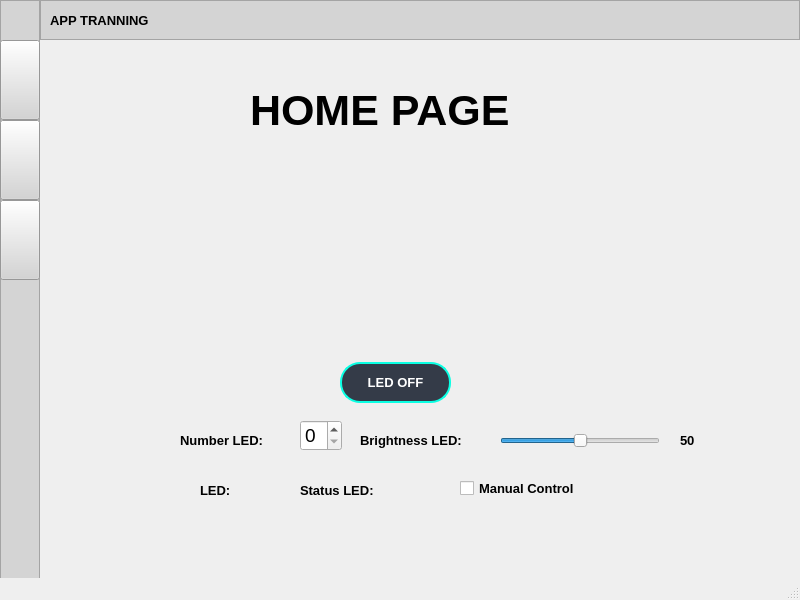
<?xml version="1.0" encoding="UTF-8"?>
<ui version="4.0">
 <class>MainWindow</class>
 <widget class="QMainWindow" name="MainWindow">
  <property name="geometry">
   <rect>
    <x>0</x>
    <y>0</y>
    <width>800</width>
    <height>600</height>
   </rect>
  </property>
  <property name="windowTitle">
   <string>MainWindow</string>
  </property>
  <property name="animated">
   <bool>true</bool>
  </property>
  <widget class="QWidget" name="centralwidget">
   <widget class="QStackedWidget" name="widget_main">
    <property name="geometry">
     <rect>
      <x>40</x>
      <y>40</y>
      <width>760</width>
      <height>560</height>
     </rect>
    </property>
    <property name="currentIndex">
     <number>0</number>
    </property>
    <widget class="QWidget" name="page_Home">
     <widget class="QPushButton" name="btn_led">
      <property name="geometry">
       <rect>
        <x>300</x>
        <y>322</y>
        <width>111</width>
        <height>41</height>
       </rect>
      </property>
      <property name="font">
       <font>
        <family>Arial</family>
        <pointsize>10</pointsize>
        <weight>75</weight>
        <bold>true</bold>
       </font>
      </property>
      <property name="styleSheet">
       <string notr="true">QPushButton {
	color: rgb(255, 255, 255);
    border: 2px solid  rgb(11, 255, 227);
    border-radius: 20px;
    background-color: rgb(52, 59, 72);
}
QPushButton:hover {
	color: rgb(255, 255, 255);
	background-color: rgb(161, 161, 161);
    border: 2px solid rgb(109, 182, 168);
    border-radius: 20px; 

}
QPushButton:pressed { 
	color: rgb(255, 255, 255);
    background-color: rgb(35, 40, 49); 
    border: 2px solid rgb(43, 50, 61);

}</string>
      </property>
      <property name="text">
       <string>LED OFF</string>
      </property>
      <property name="icon">
       <iconset resource="icon_ui.qrc">
        <normaloff>:/icon/icon/icons8-off.png</normaloff>:/icon/icon/icons8-off.png</iconset>
      </property>
      <property name="iconSize">
       <size>
        <width>32</width>
        <height>32</height>
       </size>
      </property>
     </widget>
     <widget class="QLabel" name="label">
      <property name="geometry">
       <rect>
        <x>210</x>
        <y>40</y>
        <width>400</width>
        <height>61</height>
       </rect>
      </property>
      <property name="font">
       <font>
        <family>Arial</family>
        <pointsize>32</pointsize>
        <weight>75</weight>
        <italic>false</italic>
        <bold>true</bold>
       </font>
      </property>
      <property name="text">
       <string>HOME PAGE</string>
      </property>
     </widget>
     <widget class="QSpinBox" name="spin_numLED">
      <property name="geometry">
       <rect>
        <x>260</x>
        <y>380</y>
        <width>42</width>
        <height>31</height>
       </rect>
      </property>
      <property name="font">
       <font>
        <pointsize>14</pointsize>
       </font>
      </property>
     </widget>
     <widget class="QSlider" name="slider_brightness">
      <property name="geometry">
       <rect>
        <x>460</x>
        <y>390</y>
        <width>160</width>
        <height>22</height>
       </rect>
      </property>
      <property name="value">
       <number>50</number>
      </property>
      <property name="orientation">
       <enum>Qt::Horizontal</enum>
      </property>
     </widget>
     <widget class="QLabel" name="label_2">
      <property name="geometry">
       <rect>
        <x>140</x>
        <y>390</y>
        <width>101</width>
        <height>20</height>
       </rect>
      </property>
      <property name="font">
       <font>
        <family>Arial</family>
        <pointsize>10</pointsize>
        <weight>75</weight>
        <bold>true</bold>
       </font>
      </property>
      <property name="text">
       <string>Number LED:</string>
      </property>
     </widget>
     <widget class="QLabel" name="label_3">
      <property name="geometry">
       <rect>
        <x>320</x>
        <y>390</y>
        <width>141</width>
        <height>20</height>
       </rect>
      </property>
      <property name="font">
       <font>
        <family>Arial</family>
        <pointsize>10</pointsize>
        <weight>75</weight>
        <bold>true</bold>
       </font>
      </property>
      <property name="text">
       <string>Brightness LED:</string>
      </property>
     </widget>
     <widget class="QLabel" name="lb_LED">
      <property name="geometry">
       <rect>
        <x>300</x>
        <y>110</y>
        <width>100</width>
        <height>180</height>
       </rect>
      </property>
      <property name="text">
       <string/>
      </property>
      <property name="pixmap">
       <pixmap resource="icon_ui.qrc">:/icon/icon/led_off.png</pixmap>
      </property>
      <property name="scaledContents">
       <bool>true</bool>
      </property>
     </widget>
     <widget class="QLabel" name="label_5">
      <property name="geometry">
       <rect>
        <x>260</x>
        <y>440</y>
        <width>131</width>
        <height>20</height>
       </rect>
      </property>
      <property name="font">
       <font>
        <family>Arial</family>
        <pointsize>10</pointsize>
        <weight>75</weight>
        <bold>true</bold>
       </font>
      </property>
      <property name="text">
       <string>Status LED:</string>
      </property>
     </widget>
     <widget class="QLabel" name="lb_brightness">
      <property name="geometry">
       <rect>
        <x>640</x>
        <y>390</y>
        <width>61</width>
        <height>20</height>
       </rect>
      </property>
      <property name="font">
       <font>
        <family>Arial</family>
        <pointsize>10</pointsize>
        <weight>75</weight>
        <bold>true</bold>
       </font>
      </property>
      <property name="text">
       <string>50</string>
      </property>
     </widget>
     <widget class="QLabel" name="lb_background">
      <property name="geometry">
       <rect>
        <x>0</x>
        <y>0</y>
        <width>760</width>
        <height>560</height>
       </rect>
      </property>
      <property name="text">
       <string/>
      </property>
      <property name="scaledContents">
       <bool>true</bool>
      </property>
     </widget>
     <widget class="QCheckBox" name="checkBox">
      <property name="geometry">
       <rect>
        <x>420</x>
        <y>440</y>
        <width>161</width>
        <height>17</height>
       </rect>
      </property>
      <property name="font">
       <font>
        <family>Arial</family>
        <pointsize>10</pointsize>
        <weight>75</weight>
        <bold>true</bold>
       </font>
      </property>
      <property name="text">
       <string>Manual Control</string>
      </property>
     </widget>
     <widget class="QLabel" name="label_8">
      <property name="geometry">
       <rect>
        <x>160</x>
        <y>440</y>
        <width>81</width>
        <height>20</height>
       </rect>
      </property>
      <property name="font">
       <font>
        <family>Arial</family>
        <pointsize>10</pointsize>
        <weight>75</weight>
        <bold>true</bold>
       </font>
      </property>
      <property name="text">
       <string>LED:</string>
      </property>
     </widget>
     <zorder>lb_background</zorder>
     <zorder>btn_led</zorder>
     <zorder>label</zorder>
     <zorder>spin_numLED</zorder>
     <zorder>slider_brightness</zorder>
     <zorder>label_2</zorder>
     <zorder>label_3</zorder>
     <zorder>lb_LED</zorder>
     <zorder>label_5</zorder>
     <zorder>lb_brightness</zorder>
     <zorder>checkBox</zorder>
     <zorder>label_8</zorder>
    </widget>
    <widget class="QWidget" name="page_Setting">
     <widget class="QLabel" name="label_4">
      <property name="geometry">
       <rect>
        <x>210</x>
        <y>40</y>
        <width>391</width>
        <height>61</height>
       </rect>
      </property>
      <property name="font">
       <font>
        <family>Arial</family>
        <pointsize>32</pointsize>
        <weight>75</weight>
        <italic>false</italic>
        <bold>true</bold>
       </font>
      </property>
      <property name="text">
       <string>SETTING PAGE</string>
      </property>
     </widget>
     <widget class="QLabel" name="lb_background_setting">
      <property name="geometry">
       <rect>
        <x>0</x>
        <y>0</y>
        <width>760</width>
        <height>560</height>
       </rect>
      </property>
      <property name="text">
       <string/>
      </property>
      <property name="scaledContents">
       <bool>true</bool>
      </property>
     </widget>
     <zorder>lb_background_setting</zorder>
     <zorder>label_4</zorder>
    </widget>
    <widget class="QWidget" name="page_Manual">
     <widget class="QLabel" name="label_6">
      <property name="geometry">
       <rect>
        <x>210</x>
        <y>40</y>
        <width>391</width>
        <height>61</height>
       </rect>
      </property>
      <property name="font">
       <font>
        <family>Arial</family>
        <pointsize>32</pointsize>
        <weight>75</weight>
        <italic>false</italic>
        <bold>true</bold>
       </font>
      </property>
      <property name="text">
       <string>MANUAL PAGE</string>
      </property>
     </widget>
     <widget class="QLabel" name="lb_background_manual">
      <property name="geometry">
       <rect>
        <x>0</x>
        <y>0</y>
        <width>760</width>
        <height>560</height>
       </rect>
      </property>
      <property name="text">
       <string/>
      </property>
      <property name="scaledContents">
       <bool>true</bool>
      </property>
     </widget>
     <zorder>lb_background_manual</zorder>
     <zorder>label_6</zorder>
    </widget>
   </widget>
   <widget class="QFrame" name="frame_2">
    <property name="geometry">
     <rect>
      <x>0</x>
      <y>0</y>
      <width>40</width>
      <height>600</height>
     </rect>
    </property>
    <property name="autoFillBackground">
     <bool>false</bool>
    </property>
    <property name="styleSheet">
     <string notr="true">background-color: rgb(212, 212, 212);</string>
    </property>
    <property name="frameShape">
     <enum>QFrame::StyledPanel</enum>
    </property>
    <property name="frameShadow">
     <enum>QFrame::Raised</enum>
    </property>
    <widget class="QPushButton" name="btn_home">
     <property name="geometry">
      <rect>
       <x>0</x>
       <y>40</y>
       <width>40</width>
       <height>80</height>
      </rect>
     </property>
     <property name="styleSheet">
      <string notr="true">QPushButton {
	color: rgb(255, 255, 255);
    background-color: rgb(212, 212, 212);
}
QPushButton:hover {
	color: rgb(255, 255, 255);
	background-color: rgb(161, 161, 161);

}
QPushButton:pressed { 
	color: rgb(255, 255, 255);
    background-color: rgb(35, 40, 49); 

}</string>
     </property>
     <property name="text">
      <string/>
     </property>
     <property name="icon">
      <iconset resource="icon_ui.qrc">
       <normaloff>:/icon/icon/icons8-home-64.png</normaloff>:/icon/icon/icons8-home-64.png</iconset>
     </property>
     <property name="iconSize">
      <size>
       <width>36</width>
       <height>36</height>
      </size>
     </property>
    </widget>
    <widget class="QPushButton" name="btn_setting">
     <property name="geometry">
      <rect>
       <x>0</x>
       <y>120</y>
       <width>40</width>
       <height>80</height>
      </rect>
     </property>
     <property name="styleSheet">
      <string notr="true">QPushButton {
	color: rgb(255, 255, 255);
    background-color: rgb(212, 212, 212);
}
QPushButton:hover {
	color: rgb(255, 255, 255);
	background-color: rgb(161, 161, 161);

}
QPushButton:pressed { 
	color: rgb(255, 255, 255);
    background-color: rgb(35, 40, 49); 

}</string>
     </property>
     <property name="text">
      <string/>
     </property>
     <property name="icon">
      <iconset resource="icon_ui.qrc">
       <normaloff>:/icon/icon/icons8-setting-64.png</normaloff>:/icon/icon/icons8-setting-64.png</iconset>
     </property>
     <property name="iconSize">
      <size>
       <width>30</width>
       <height>36</height>
      </size>
     </property>
    </widget>
    <widget class="QPushButton" name="btn_manual">
     <property name="geometry">
      <rect>
       <x>0</x>
       <y>200</y>
       <width>40</width>
       <height>80</height>
      </rect>
     </property>
     <property name="styleSheet">
      <string notr="true">QPushButton {
	color: rgb(255, 255, 255);
    background-color: rgb(212, 212, 212);
}
QPushButton:hover {
	color: rgb(255, 255, 255);
	background-color: rgb(161, 161, 161);

}
QPushButton:pressed { 
	color: rgb(255, 255, 255);
    background-color: rgb(35, 40, 49); 

}</string>
     </property>
     <property name="text">
      <string/>
     </property>
     <property name="icon">
      <iconset resource="icon_ui.qrc">
       <normaloff>:/icon/icon/icons8-manual-64.png</normaloff>:/icon/icon/icons8-manual-64.png</iconset>
     </property>
     <property name="iconSize">
      <size>
       <width>30</width>
       <height>30</height>
      </size>
     </property>
    </widget>
   </widget>
   <widget class="QFrame" name="frame_4">
    <property name="geometry">
     <rect>
      <x>40</x>
      <y>0</y>
      <width>760</width>
      <height>40</height>
     </rect>
    </property>
    <property name="autoFillBackground">
     <bool>false</bool>
    </property>
    <property name="styleSheet">
     <string notr="true">background-color: rgb(212, 212, 212);</string>
    </property>
    <property name="frameShape">
     <enum>QFrame::StyledPanel</enum>
    </property>
    <property name="frameShadow">
     <enum>QFrame::Raised</enum>
    </property>
    <widget class="QLabel" name="lb_title">
     <property name="geometry">
      <rect>
       <x>10</x>
       <y>10</y>
       <width>131</width>
       <height>20</height>
      </rect>
     </property>
     <property name="font">
      <font>
       <family>Arial</family>
       <pointsize>10</pointsize>
       <weight>75</weight>
       <bold>true</bold>
      </font>
     </property>
     <property name="text">
      <string>APP TRANNING</string>
     </property>
    </widget>
   </widget>
  </widget>
  <widget class="QStatusBar" name="statusbar"/>
 </widget>
 <resources>
  <include location="icon_ui.qrc"/>
 </resources>
 <connections/>
</ui>
